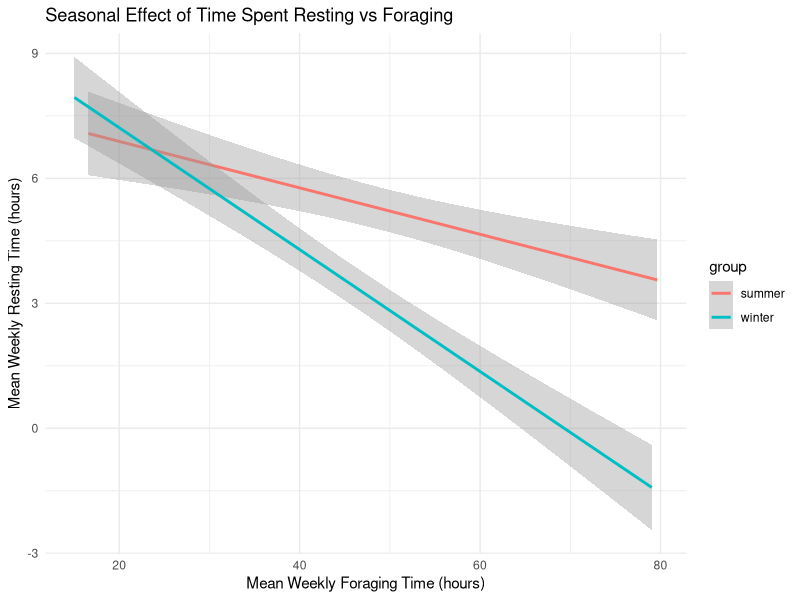

The R script that drew this image:
#############################
######## Homework 11 ########
####### Maddie Thall ########
#############################

library(ggplot2)

# OBJECTIVE 1

set.seed(123)

n_total = 100
Habitat = rep(c("Primary", "Secondary"), each = n_total / 2)
meanDailyTemp_C = runif(n_total, min = 20, max = 35)

beta_0 = 4 # intercept for Primary forest
beta_1 = -0.12 # slope for Primary forest
beta_2 = 2 # intercept difference for Secondary forest 
beta_3 = -0.05 # slope difference for Secondary forest

error = rlnorm(n_total, meanlog = 0, sdlog = 0.5)

meanDailyDistance_km = beta_0 + 
  beta_1 * meanDailyTemp_C + 
  beta_2 * (Habitat == "Secondary") + 
  beta_3 * meanDailyTemp_C * (Habitat == "Secondary") + 
  error

monkey_df = data.frame(
  Habitat,
  meanDailyTemp_C,
  meanDailyDistance_km
)

#### Scenario:
# Primate habitats are often fragmented due to anthropogenic pressures
# such as deforestation and land-use change. Researchers are interested
# in understanding how habitat type (primary vs. secondary forest) and
# temperature influence the daily travel distance of primates,
# and whether the effect of temperature on travel distance differs
# between habitat types due to differing food distributions and tree cover.

## Two-level factor: habitat ("Primary" and "Secondary")
## Continuous predictor: meanDailyTemp_C (mean daily temperature in Celsius)
## Response variable: meanDailyDistance_km (mean daily travel distance in kilometers)

#### Question: How does temperature and habitat affect travel distance, 
#### and do monkeys in Primary and Secondary forests respond differently
#### to changes in mean daily temperature in terms of their daily travel distance?


########### OBJECTIVE 2 ########################################################

# Scenario given to me by Sophia Mummert:
# The chacma baboons at NVBP faces ecological pressure in the winter season
# in nutrition available in their Afrotemperate habitat. With this seasonal
# flux in nutrient availability, they face changes to activity budgets, seeing
# a decrease in activities such as resting. This is due to an
# increased amount of time spent on foraging, as their preferred foods are not
# available. 

# Does the chacma baboon's face a seasonal difference in time spent resting
# in response to the time spent foraging?

# Two-level factor (Season): Summer vs. Winter 
# Continuous predictor: Mean time spent foraging in hours (weekly)
# Response Variable: Mean time spent resting in hours (weekly)

baboon_df = read.csv("baboon_sim_data (2).csv")

mod1 = lm(time_spent_resting ~ time_spent_foraging * group, data = baboon_df)
summary(mod1)
# significant interaction effect between season and foraging time (p < 0.001)
# significant effect of season on resting time (p = 0.03)
# significant effect of foraging time on resting time (p < 0.001)
#### parameter estimates:
#### beta_0 = 8; beta_1 = -0.06; beta_2 = 2.14; beta_3 = -0.09

mod2 = lm(time_spent_resting ~ time_spent_foraging + group, data = baboon_df)
summary(mod2)
# removing the interaction effect from the model decreases the fit

ggplot(baboon_df, aes(x = time_spent_foraging, y = time_spent_resting, color = group)) +
  geom_smooth(method = "lm", se = TRUE) +
  labs(
    title = "Seasonal Effect of Time Spent Resting vs Foraging",
    x = "Mean Weekly Foraging Time (hours)",
    y = "Mean Weekly Resting Time (hours)"
  ) +
  theme_minimal()
# different slopes for summer and winter groups, both negative correlation
# steeper slope for winter group, indicating a more severe effect of foraging time on resting time
# compared to the summer group


#### RESULTS EXPLAINATION ####
# These data show a significant effect of seasonality on the relationship between 
# time spent resting and foraging. In both winter and summer, there is a significant 
# negative correlation between time spent foraging and time spent resting, 
# meaning that as foraging time increases, resting time decreases. 
# However, the effect is more pronounced in the winter season, as indicated by the steeper 
# slope in the winter group. This suggests that during winter, when food resources are scarcer, 
# baboons need to allocate more time to foraging, which in turn reduces their resting time 
# more significantly compared to the summer season. The significant interaction effect 
# between season and foraging time indicates that the relationship between foraging and resting 
# time is influenced by seasonal changes, likely due to the varying availability of food resources.

#### Comparison to the truth:
## true parameters: beta_0 = 6; beta_1 = -0.05; beta_2 = 3; beta_3 = -0.1
# My estimates are fairly close to the true parameters,
# and Sophia confirmed that my interpretation of the results is correct!
